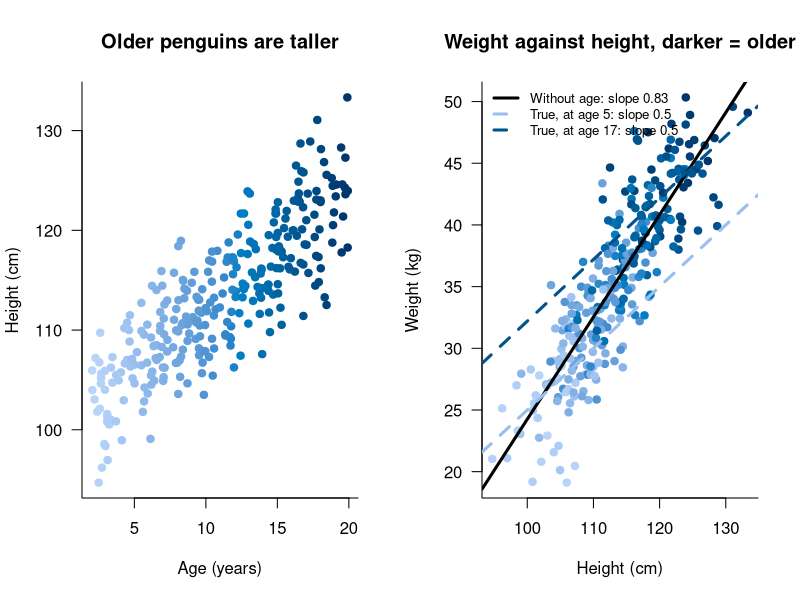
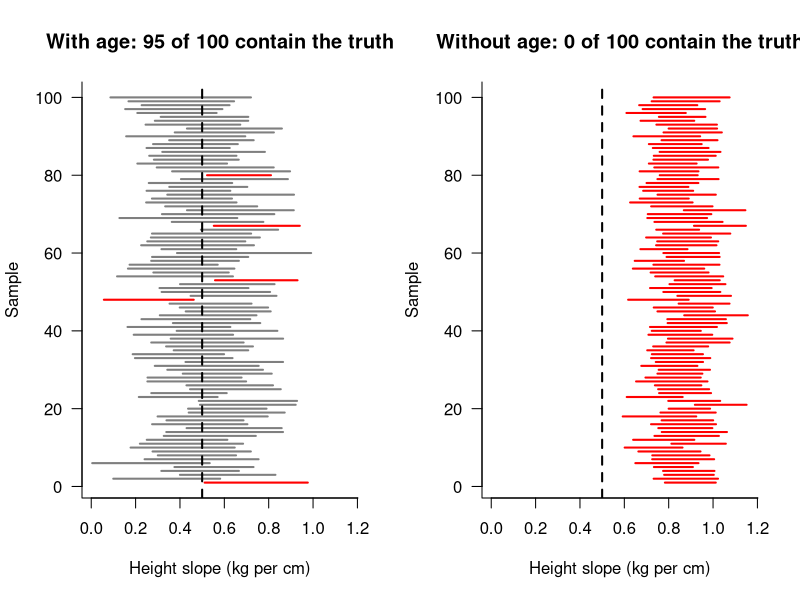

Write R code to recreate these figures, in order.
# What happens to the 95% when the model leaves out something important?
#
# In this colony, older penguins are taller, and age also adds to weight.
# Height and age are linked.  We fit two models to the same samples:
#
#   with age:     weight ~ height + age   (the right model)
#   without age:  weight ~ height         (age left out)
#
# Without age, part of "older penguins are heavier" shows up as "taller
# penguins are heavier": the height slope takes over some of the age effect.
# That happens in every sample, always in the same direction.
#
# For each sample we compute the 95% confidence interval for the height
# slope and check whether it contains the true value.
#
# The link between height and age, and the effect of age, are made strong on
# purpose so the effect is easy to see.  Real cases are usually milder, but
# the mechanism is the same.

par(las = 1, bty = "l")    # horizontal axis numbers, no box around the plot

N <- 100000         # penguins in the population
n <- 50             # penguins in one sample
repeats <- 100      # how many samples (and intervals) to draw

set.seed(1)

# ----------------------------------------------------------------------
# The population.  Age comes first: older penguins are taller.
# ----------------------------------------------------------------------
age <- runif(N, min = 2, max = 20)
height <- 100 + 1.2 * age + rnorm(N, mean = 0, sd = 4)

beta0 <- -28        # kg
beta1 <- 0.5        # kg per cm of height: the value we want to capture
beta2 <- 0.6        # kg per year of age
sigma <- 3          # kg

weight <- beta0 + beta1 * height + beta2 * age + rnorm(N, mean = 0, sd = sigma)

cat("Correlation between height and age:", round(cor(height, age), 2), "\n\n")

# ----------------------------------------------------------------------
# A look at the data: 300 penguins from the colony.
#
# Left: older penguins are taller.
# Right: weight against height, darker = older.  The black line is what a
# model without age finds.  The two coloured lines show the true effect of
# height at a FIXED age (5 and 17 years): both have slope 0.5.  The black
# line is steeper because, moving to the right, we also move to older
# penguins, and they are heavier for their age as well as for their height.
# ----------------------------------------------------------------------
show <- sample(1:N, size = 300)
palette <- hcl.colors(140, "Blues 3", rev = TRUE)[41:140]   # drop the palest blues, so every age stays visible
age_colours <- palette[cut(age[show], breaks = 100)]
young <- 5
old <- 17
young_colour <- palette[round((young - 2) / 18 * 100)]
old_colour <- palette[round((old - 2) / 18 * 100)]

fit_show <- lm(weight[show] ~ height[show])

par(mfrow = c(1, 2))

plot(age[show], height[show], pch = 19, col = age_colours, xlab = "Age (years)", ylab = "Height (cm)", main = "Older penguins are taller")

plot(height[show], weight[show], pch = 19, col = age_colours, xlab = "Height (cm)", ylab = "Weight (kg)", main = "Weight against height, darker = older")
abline(coef(fit_show), lwd = 3)
abline(beta0 + beta2 * young, beta1, col = young_colour, lwd = 3, lty = 2)
abline(beta0 + beta2 * old, beta1, col = old_colour, lwd = 3, lty = 2)
legend("topleft", legend = c(paste("Without age: slope", round(coef(fit_show)[2], 2)), paste0("True, at age ", young, ": slope ", beta1), paste0("True, at age ", old, ": slope ", beta1)), col = c("black", young_colour, old_colour), lwd = 3, lty = c(1, 2, 2), bty = "n", cex = 0.8)

par(mfrow = c(1, 1))

# ----------------------------------------------------------------------
# Many samples.  For each, the 95% CI for the height slope, from both models.
# ----------------------------------------------------------------------
lower_with <- rep(NA, repeats)
upper_with <- rep(NA, repeats)
lower_without <- rep(NA, repeats)
upper_without <- rep(NA, repeats)

for (i in 1:repeats)
{
  chosen <- sample(1:N, size = n)
  fit_with <- lm(weight[chosen] ~ height[chosen] + age[chosen])
  fit_without <- lm(weight[chosen] ~ height[chosen])
  ci_with <- confint(fit_with)[2, ]
  ci_without <- confint(fit_without)[2, ]
  lower_with[i] <- ci_with[1]
  upper_with[i] <- ci_with[2]
  lower_without[i] <- ci_without[1]
  upper_without[i] <- ci_without[2]
}

# Does each interval contain the true slope?
hit_with <- lower_with < beta1 & beta1 < upper_with
hit_without <- lower_without < beta1 & beta1 < upper_without

cat("Intervals that contain the true slope (", beta1, "):\n", sep = "")
cat("  with age:   ", sum(hit_with), "out of", repeats, "\n")
cat("  without age:", sum(hit_without), "out of", repeats, "\n\n")
cat("Average centre of the intervals:\n")
cat("  with age:   ", round(mean((lower_with + upper_with) / 2), 2), "\n")
cat("  without age:", round(mean((lower_without + upper_without) / 2), 2), "\n\n")

# ----------------------------------------------------------------------
# The figure: one horizontal line per sample, its 95% interval.
# Grey: the interval contains the true slope.  Red: it misses.
# The dashed line is the true slope.
# ----------------------------------------------------------------------
xlim <- range(c(lower_with, upper_with, lower_without, upper_without))

par(mfrow = c(1, 2))

plot(NA, xlim = xlim, ylim = c(1, repeats), xlab = "Height slope (kg per cm)", ylab = "Sample", main = paste0("With age: ", sum(hit_with), " of ", repeats, " contain the truth"))
segments(lower_with, 1:repeats, upper_with, 1:repeats, col = ifelse(hit_with, "grey50", "red"), lwd = 2)
abline(v = beta1, lty = 2, lwd = 2)

plot(NA, xlim = xlim, ylim = c(1, repeats), xlab = "Height slope (kg per cm)", ylab = "Sample", main = paste0("Without age: ", sum(hit_without), " of ", repeats, " contain the truth"))
segments(lower_without, 1:repeats, upper_without, 1:repeats, col = ifelse(hit_without, "grey50", "red"), lwd = 2)
abline(v = beta1, lty = 2, lwd = 2)

par(mfrow = c(1, 1))

cat("Try n <- 200: the intervals without age get narrower, and miss even more.\n")
